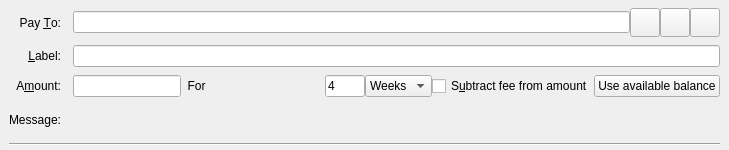
<?xml version="1.0" encoding="UTF-8"?>
<ui version="4.0">
 <class>SendCoinsEntry</class>
 <widget class="QStackedWidget" name="SendCoinsEntry">
  <property name="geometry">
   <rect>
    <x>0</x>
    <y>0</y>
    <width>729</width>
    <height>150</height>
   </rect>
  </property>
  <property name="focusPolicy">
   <enum>Qt::TabFocus</enum>
  </property>
  <property name="autoFillBackground">
   <bool>false</bool>
  </property>
  <widget class="QFrame" name="SendCoins">
   <property name="toolTip">
    <string>This is a normal payment.</string>
   </property>
   <property name="frameShape">
    <enum>QFrame::NoFrame</enum>
   </property>
   <layout class="QGridLayout" name="gridLayout">
    <property name="topMargin">
     <number>8</number>
    </property>
    <property name="bottomMargin">
     <number>4</number>
    </property>
    <property name="horizontalSpacing">
     <number>12</number>
    </property>
    <property name="verticalSpacing">
     <number>8</number>
    </property>
    <item row="0" column="0">
     <widget class="QLabel" name="payToLabel">
      <property name="text">
       <string>Pay &amp;To:</string>
      </property>
      <property name="alignment">
       <set>Qt::AlignRight|Qt::AlignTrailing|Qt::AlignVCenter</set>
      </property>
      <property name="buddy">
       <cstring>payTo</cstring>
      </property>
     </widget>
    </item>
    <item row="0" column="1">
     <layout class="QHBoxLayout" name="payToLayout">
      <property name="spacing">
       <number>0</number>
      </property>
      <item>
       <widget class="QValidatedLineEdit" name="payTo">
        <property name="toolTip">
         <string>The QSTEES address to send the payment to</string>
        </property>
       </widget>
      </item>
      <item>
       <widget class="QToolButton" name="addressBookButton">
        <property name="toolTip">
         <string>Choose previously used address</string>
        </property>
        <property name="text">
         <string/>
        </property>
        <property name="icon">
         <iconset resource="../qstees.qrc">
          <normaloff>:/icons/address-book</normaloff>:/icons/address-book</iconset>
        </property>
        <property name="iconSize">
         <size>
          <width>22</width>
          <height>22</height>
         </size>
        </property>
        <property name="shortcut">
         <string>Alt+A</string>
        </property>
       </widget>
      </item>
      <item>
       <widget class="QToolButton" name="pasteButton">
        <property name="toolTip">
         <string>Paste address from clipboard</string>
        </property>
        <property name="text">
         <string/>
        </property>
        <property name="icon">
         <iconset resource="../qstees.qrc">
          <normaloff>:/icons/editpaste</normaloff>:/icons/editpaste</iconset>
        </property>
        <property name="iconSize">
         <size>
          <width>22</width>
          <height>22</height>
         </size>
        </property>
        <property name="shortcut">
         <string>Alt+P</string>
        </property>
       </widget>
      </item>
      <item>
       <widget class="QToolButton" name="deleteButton">
        <property name="toolTip">
         <string>Remove this entry</string>
        </property>
        <property name="text">
         <string/>
        </property>
        <property name="icon">
         <iconset resource="../qstees.qrc">
          <normaloff>:/icons/remove</normaloff>:/icons/remove</iconset>
        </property>
        <property name="iconSize">
         <size>
          <width>22</width>
          <height>22</height>
         </size>
        </property>
       </widget>
      </item>
     </layout>
    </item>
    <item row="1" column="0">
     <widget class="QLabel" name="labellLabel">
      <property name="text">
       <string>&amp;Label:</string>
      </property>
      <property name="alignment">
       <set>Qt::AlignRight|Qt::AlignTrailing|Qt::AlignVCenter</set>
      </property>
      <property name="buddy">
       <cstring>addAsLabel</cstring>
      </property>
     </widget>
    </item>
    <item row="1" column="1">
     <widget class="QLineEdit" name="addAsLabel">
      <property name="toolTip">
       <string>Enter a label for this address to add it to the list of used addresses</string>
      </property>
     </widget>
    </item>
    <item row="2" column="0">
     <widget class="QLabel" name="amountLabel">
      <property name="text">
       <string>A&amp;mount:</string>
      </property>
      <property name="alignment">
       <set>Qt::AlignRight|Qt::AlignTrailing|Qt::AlignVCenter</set>
      </property>
      <property name="buddy">
       <cstring>payAmount</cstring>
      </property>
     </widget>
    </item>
    <item row="2" column="1">
     <layout class="QHBoxLayout" name="horizontalLayoutAmount" stretch="0,1,0">
      <item>
       <widget class="QSTEESAmountField" name="payAmount"/>
      
	  </item>
      <item>
       <widget class="QLabel" name="locklabel">
        <property name="text">
         <string>  For  </string>
        </property>
       </widget>
      </item>
      <item>
       <widget class="QLineEdit" name="lockperiod">
        <property name="enabled">
         <bool>true</bool>
        </property>
        <property name="maximumSize">
         <size>
          <width>40</width>
          <height>16777215</height>
         </size>
        </property>
        <property name="layoutDirection">
         <enum>Qt::LeftToRight</enum>
        </property>
        <property name="text">
         <string>4</string>
        </property>
        <property name="maxLength">
         <number>6</number>
        </property>
       </widget>
      </item>
      <item>
       <widget class="QComboBox" name="locklength">
        <item>
         <property name="text">
          <string>Weeks</string>
         </property>
        </item>
        <item>
         <property name="text">
          <string>Days</string>
         </property>
        </item>
        <item>
         <property name="text">
          <string>Blocks</string>
         </property>
        </item>
       </widget>
      </item>
      <item>
       <widget class="QCheckBox" name="checkboxSubtractFeeFromAmount">
        <property name="toolTip">
         <string>The fee will be deducted from the amount being sent. The recipient will receive less qsteess than you enter in the amount field. If multiple recipients are selected, the fee is split equally.</string>
        </property>
        <property name="text">
         <string>S&amp;ubtract fee from amount</string>
        </property>
       </widget>
      </item>
      <item>
       <widget class="QPushButton" name="useAvailableBalanceButton">
        <property name="text">
         <string>Use available balance</string>
        </property>
       </widget>
      </item>
     </layout>
    </item>
    <item row="3" column="0">
     <widget class="QLabel" name="messageLabel">
      <property name="text">
       <string>Message:</string>
      </property>
      <property name="alignment">
       <set>Qt::AlignRight|Qt::AlignTrailing|Qt::AlignVCenter</set>
      </property>
     </widget>
    </item>
    <item row="3" column="1">
     <widget class="QLabel" name="messageTextLabel">
      <property name="toolTip">
       <string>A message that was attached to the qstees: URI which will be stored with the transaction for your reference. Note: This message will not be sent over the QSTEES network.</string>
      </property>
      <property name="textFormat">
       <enum>Qt::PlainText</enum>
      </property>
     </widget>
    </item>
    <item row="4" column="0" colspan="2">
     <widget class="Line" name="line">
      <property name="orientation">
       <enum>Qt::Horizontal</enum>
      </property>
     </widget>
    </item>
   </layout>
  </widget>
  <widget class="QFrame" name="SendCoins_UnauthenticatedPaymentRequest">
   <property name="palette">
    <palette>
     <active>
      <colorrole role="WindowText">
       <brush brushstyle="SolidPattern">
        <color alpha="255">
         <red>0</red>
         <green>0</green>
         <blue>0</blue>
        </color>
       </brush>
      </colorrole>
      <colorrole role="Button">
       <brush brushstyle="SolidPattern">
        <color alpha="255">
         <red>255</red>
         <green>255</green>
         <blue>127</blue>
        </color>
       </brush>
      </colorrole>
      <colorrole role="Light">
       <brush brushstyle="SolidPattern">
        <color alpha="255">
         <red>255</red>
         <green>255</green>
         <blue>255</blue>
        </color>
       </brush>
      </colorrole>
      <colorrole role="Midlight">
       <brush brushstyle="SolidPattern">
        <color alpha="255">
         <red>255</red>
         <green>255</green>
         <blue>191</blue>
        </color>
       </brush>
      </colorrole>
      <colorrole role="Dark">
       <brush brushstyle="SolidPattern">
        <color alpha="255">
         <red>127</red>
         <green>127</green>
         <blue>63</blue>
        </color>
       </brush>
      </colorrole>
      <colorrole role="Mid">
       <brush brushstyle="SolidPattern">
        <color alpha="255">
         <red>170</red>
         <green>170</green>
         <blue>84</blue>
        </color>
       </brush>
      </colorrole>
      <colorrole role="Text">
       <brush brushstyle="SolidPattern">
        <color alpha="255">
         <red>0</red>
         <green>0</green>
         <blue>0</blue>
        </color>
       </brush>
      </colorrole>
      <colorrole role="BrightText">
       <brush brushstyle="SolidPattern">
        <color alpha="255">
         <red>255</red>
         <green>255</green>
         <blue>255</blue>
        </color>
       </brush>
      </colorrole>
      <colorrole role="ButtonText">
       <brush brushstyle="SolidPattern">
        <color alpha="255">
         <red>0</red>
         <green>0</green>
         <blue>0</blue>
        </color>
       </brush>
      </colorrole>
      <colorrole role="Base">
       <brush brushstyle="SolidPattern">
        <color alpha="255">
         <red>255</red>
         <green>255</green>
         <blue>255</blue>
        </color>
       </brush>
      </colorrole>
      <colorrole role="Window">
       <brush brushstyle="SolidPattern">
        <color alpha="255">
         <red>255</red>
         <green>255</green>
         <blue>127</blue>
        </color>
       </brush>
      </colorrole>
      <colorrole role="Shadow">
       <brush brushstyle="SolidPattern">
        <color alpha="255">
         <red>0</red>
         <green>0</green>
         <blue>0</blue>
        </color>
       </brush>
      </colorrole>
      <colorrole role="AlternateBase">
       <brush brushstyle="SolidPattern">
        <color alpha="255">
         <red>255</red>
         <green>255</green>
         <blue>191</blue>
        </color>
       </brush>
      </colorrole>
      <colorrole role="ToolTipBase">
       <brush brushstyle="SolidPattern">
        <color alpha="255">
         <red>255</red>
         <green>255</green>
         <blue>220</blue>
        </color>
       </brush>
      </colorrole>
      <colorrole role="ToolTipText">
       <brush brushstyle="SolidPattern">
        <color alpha="255">
         <red>255</red>
         <green>255</green>
         <blue>255</blue>
        </color>
       </brush>
      </colorrole>
     </active>
     <inactive>
      <colorrole role="WindowText">
       <brush brushstyle="SolidPattern">
        <color alpha="255">
         <red>0</red>
         <green>0</green>
         <blue>0</blue>
        </color>
       </brush>
      </colorrole>
      <colorrole role="Button">
       <brush brushstyle="SolidPattern">
        <color alpha="255">
         <red>255</red>
         <green>255</green>
         <blue>127</blue>
        </color>
       </brush>
      </colorrole>
      <colorrole role="Light">
       <brush brushstyle="SolidPattern">
        <color alpha="255">
         <red>255</red>
         <green>255</green>
         <blue>255</blue>
        </color>
       </brush>
      </colorrole>
      <colorrole role="Midlight">
       <brush brushstyle="SolidPattern">
        <color alpha="255">
         <red>255</red>
         <green>255</green>
         <blue>191</blue>
        </color>
       </brush>
      </colorrole>
      <colorrole role="Dark">
       <brush brushstyle="SolidPattern">
        <color alpha="255">
         <red>127</red>
         <green>127</green>
         <blue>63</blue>
        </color>
       </brush>
      </colorrole>
      <colorrole role="Mid">
       <brush brushstyle="SolidPattern">
        <color alpha="255">
         <red>170</red>
         <green>170</green>
         <blue>84</blue>
        </color>
       </brush>
      </colorrole>
      <colorrole role="Text">
       <brush brushstyle="SolidPattern">
        <color alpha="255">
         <red>0</red>
         <green>0</green>
         <blue>0</blue>
        </color>
       </brush>
      </colorrole>
      <colorrole role="BrightText">
       <brush brushstyle="SolidPattern">
        <color alpha="255">
         <red>255</red>
         <green>255</green>
         <blue>255</blue>
        </color>
       </brush>
      </colorrole>
      <colorrole role="ButtonText">
       <brush brushstyle="SolidPattern">
        <color alpha="255">
         <red>0</red>
         <green>0</green>
         <blue>0</blue>
        </color>
       </brush>
      </colorrole>
      <colorrole role="Base">
       <brush brushstyle="SolidPattern">
        <color alpha="255">
         <red>255</red>
         <green>255</green>
         <blue>255</blue>
        </color>
       </brush>
      </colorrole>
      <colorrole role="Window">
       <brush brushstyle="SolidPattern">
        <color alpha="255">
         <red>255</red>
         <green>255</green>
         <blue>127</blue>
        </color>
       </brush>
      </colorrole>
      <colorrole role="Shadow">
       <brush brushstyle="SolidPattern">
        <color alpha="255">
         <red>0</red>
         <green>0</green>
         <blue>0</blue>
        </color>
       </brush>
      </colorrole>
      <colorrole role="AlternateBase">
       <brush brushstyle="SolidPattern">
        <color alpha="255">
         <red>255</red>
         <green>255</green>
         <blue>191</blue>
        </color>
       </brush>
      </colorrole>
      <colorrole role="ToolTipBase">
       <brush brushstyle="SolidPattern">
        <color alpha="255">
         <red>255</red>
         <green>255</green>
         <blue>220</blue>
        </color>
       </brush>
      </colorrole>
      <colorrole role="ToolTipText">
       <brush brushstyle="SolidPattern">
        <color alpha="255">
         <red>0</red>
         <green>0</green>
         <blue>0</blue>
        </color>
       </brush>
      </colorrole>
     </inactive>
     <disabled>
      <colorrole role="WindowText">
       <brush brushstyle="SolidPattern">
        <color alpha="255">
         <red>127</red>
         <green>127</green>
         <blue>63</blue>
        </color>
       </brush>
      </colorrole>
      <colorrole role="Button">
       <brush brushstyle="SolidPattern">
        <color alpha="255">
         <red>255</red>
         <green>255</green>
         <blue>127</blue>
        </color>
       </brush>
      </colorrole>
      <colorrole role="Light">
       <brush brushstyle="SolidPattern">
        <color alpha="255">
         <red>255</red>
         <green>255</green>
         <blue>255</blue>
        </color>
       </brush>
      </colorrole>
      <colorrole role="Midlight">
       <brush brushstyle="SolidPattern">
        <color alpha="255">
         <red>255</red>
         <green>255</green>
         <blue>191</blue>
        </color>
       </brush>
      </colorrole>
      <colorrole role="Dark">
       <brush brushstyle="SolidPattern">
        <color alpha="255">
         <red>127</red>
         <green>127</green>
         <blue>63</blue>
        </color>
       </brush>
      </colorrole>
      <colorrole role="Mid">
       <brush brushstyle="SolidPattern">
        <color alpha="255">
         <red>170</red>
         <green>170</green>
         <blue>84</blue>
        </color>
       </brush>
      </colorrole>
      <colorrole role="Text">
       <brush brushstyle="SolidPattern">
        <color alpha="255">
         <red>127</red>
         <green>127</green>
         <blue>63</blue>
        </color>
       </brush>
      </colorrole>
      <colorrole role="BrightText">
       <brush brushstyle="SolidPattern">
        <color alpha="255">
         <red>255</red>
         <green>255</green>
         <blue>255</blue>
        </color>
       </brush>
      </colorrole>
      <colorrole role="ButtonText">
       <brush brushstyle="SolidPattern">
        <color alpha="255">
         <red>127</red>
         <green>127</green>
         <blue>63</blue>
        </color>
       </brush>
      </colorrole>
      <colorrole role="Base">
       <brush brushstyle="SolidPattern">
        <color alpha="255">
         <red>255</red>
         <green>255</green>
         <blue>127</blue>
        </color>
       </brush>
      </colorrole>
      <colorrole role="Window">
       <brush brushstyle="SolidPattern">
        <color alpha="255">
         <red>255</red>
         <green>255</green>
         <blue>127</blue>
        </color>
       </brush>
      </colorrole>
      <colorrole role="Shadow">
       <brush brushstyle="SolidPattern">
        <color alpha="255">
         <red>0</red>
         <green>0</green>
         <blue>0</blue>
        </color>
       </brush>
      </colorrole>
      <colorrole role="AlternateBase">
       <brush brushstyle="SolidPattern">
        <color alpha="255">
         <red>255</red>
         <green>255</green>
         <blue>127</blue>
        </color>
       </brush>
      </colorrole>
      <colorrole role="ToolTipBase">
       <brush brushstyle="SolidPattern">
        <color alpha="255">
         <red>255</red>
         <green>255</green>
         <blue>220</blue>
        </color>
       </brush>
      </colorrole>
      <colorrole role="ToolTipText">
       <brush brushstyle="SolidPattern">
        <color alpha="255">
         <red>0</red>
         <green>0</green>
         <blue>0</blue>
        </color>
       </brush>
      </colorrole>
     </disabled>
    </palette>
   </property>
   <property name="toolTip">
    <string>This is an unauthenticated payment request.</string>
   </property>
   <property name="autoFillBackground">
    <bool>true</bool>
   </property>
   <property name="frameShape">
    <enum>QFrame::NoFrame</enum>
   </property>
   <layout class="QGridLayout" name="gridLayout_is">
    <property name="spacing">
     <number>12</number>
    </property>
    <item row="0" column="0">
     <widget class="QLabel" name="payToLabel_is">
      <property name="text">
       <string>Pay To:</string>
      </property>
      <property name="alignment">
       <set>Qt::AlignRight|Qt::AlignTrailing|Qt::AlignVCenter</set>
      </property>
     </widget>
    </item>
    <item row="0" column="1">
     <layout class="QHBoxLayout" name="payToLayout_is">
      <property name="spacing">
       <number>0</number>
      </property>
      <item>
       <widget class="QLabel" name="payTo_is"/>
      </item>
      <item>
       <widget class="QToolButton" name="deleteButton_is">
        <property name="toolTip">
         <string>Remove this entry</string>
        </property>
        <property name="text">
         <string/>
        </property>
        <property name="icon">
         <iconset resource="../qstees.qrc">
          <normaloff>:/icons/remove</normaloff>:/icons/remove</iconset>
        </property>
       </widget>
      </item>
     </layout>
    </item>
    <item row="1" column="0">
     <widget class="QLabel" name="memoLabel_is">
      <property name="text">
       <string>Memo:</string>
      </property>
      <property name="alignment">
       <set>Qt::AlignRight|Qt::AlignTrailing|Qt::AlignVCenter</set>
      </property>
     </widget>
    </item>
    <item row="1" column="1">
     <widget class="QLabel" name="memoTextLabel_is">
      <property name="textFormat">
       <enum>Qt::PlainText</enum>
      </property>
     </widget>
    </item>
    <item row="2" column="0">
     <widget class="QLabel" name="amountLabel_is">
      <property name="text">
       <string>A&amp;mount:</string>
      </property>
      <property name="alignment">
       <set>Qt::AlignRight|Qt::AlignTrailing|Qt::AlignVCenter</set>
      </property>
      <property name="buddy">
       <cstring>payAmount_is</cstring>
      </property>
     </widget>
    </item>
    <item row="2" column="1">
     <widget class="QSTEESAmountField" name="payAmount_is">
      <property name="acceptDrops">
       <bool>false</bool>
      </property>
     </widget>
    </item>
   </layout>
  </widget>
  <widget class="QFrame" name="SendCoins_AuthenticatedPaymentRequest">
   <property name="palette">
    <palette>
     <active>
      <colorrole role="WindowText">
       <brush brushstyle="SolidPattern">
        <color alpha="255">
         <red>0</red>
         <green>0</green>
         <blue>0</blue>
        </color>
       </brush>
      </colorrole>
      <colorrole role="Button">
       <brush brushstyle="SolidPattern">
        <color alpha="255">
         <red>140</red>
         <green>232</green>
         <blue>119</blue>
        </color>
       </brush>
      </colorrole>
      <colorrole role="Light">
       <brush brushstyle="SolidPattern">
        <color alpha="255">
         <red>230</red>
         <green>255</green>
         <blue>224</blue>
        </color>
       </brush>
      </colorrole>
      <colorrole role="Midlight">
       <brush brushstyle="SolidPattern">
        <color alpha="255">
         <red>185</red>
         <green>243</green>
         <blue>171</blue>
        </color>
       </brush>
      </colorrole>
      <colorrole role="Dark">
       <brush brushstyle="SolidPattern">
        <color alpha="255">
         <red>70</red>
         <green>116</green>
         <blue>59</blue>
        </color>
       </brush>
      </colorrole>
      <colorrole role="Mid">
       <brush brushstyle="SolidPattern">
        <color alpha="255">
         <red>93</red>
         <green>155</green>
         <blue>79</blue>
        </color>
       </brush>
      </colorrole>
      <colorrole role="Text">
       <brush brushstyle="SolidPattern">
        <color alpha="255">
         <red>0</red>
         <green>0</green>
         <blue>0</blue>
        </color>
       </brush>
      </colorrole>
      <colorrole role="BrightText">
       <brush brushstyle="SolidPattern">
        <color alpha="255">
         <red>155</red>
         <green>255</green>
         <blue>147</blue>
        </color>
       </brush>
      </colorrole>
      <colorrole role="ButtonText">
       <brush brushstyle="SolidPattern">
        <color alpha="255">
         <red>0</red>
         <green>0</green>
         <blue>0</blue>
        </color>
       </brush>
      </colorrole>
      <colorrole role="Base">
       <brush brushstyle="SolidPattern">
        <color alpha="255">
         <red>119</red>
         <green>255</green>
         <blue>233</blue>
        </color>
       </brush>
      </colorrole>
      <colorrole role="Window">
       <brush brushstyle="SolidPattern">
        <color alpha="255">
         <red>140</red>
         <green>232</green>
         <blue>119</blue>
        </color>
       </brush>
      </colorrole>
      <colorrole role="Shadow">
       <brush brushstyle="SolidPattern">
        <color alpha="255">
         <red>0</red>
         <green>0</green>
         <blue>0</blue>
        </color>
       </brush>
      </colorrole>
      <colorrole role="AlternateBase">
       <brush brushstyle="SolidPattern">
        <color alpha="255">
         <red>197</red>
         <green>243</green>
         <blue>187</blue>
        </color>
       </brush>
      </colorrole>
      <colorrole role="NoRole">
       <brush brushstyle="SolidPattern">
        <color alpha="255">
         <red>125</red>
         <green>194</green>
         <blue>122</blue>
        </color>
       </brush>
      </colorrole>
      <colorrole role="ToolTipBase">
       <brush brushstyle="SolidPattern">
        <color alpha="255">
         <red>255</red>
         <green>255</green>
         <blue>220</blue>
        </color>
       </brush>
      </colorrole>
      <colorrole role="ToolTipText">
       <brush brushstyle="SolidPattern">
        <color alpha="255">
         <red>0</red>
         <green>0</green>
         <blue>0</blue>
        </color>
       </brush>
      </colorrole>
     </active>
     <inactive>
      <colorrole role="WindowText">
       <brush brushstyle="SolidPattern">
        <color alpha="255">
         <red>0</red>
         <green>0</green>
         <blue>0</blue>
        </color>
       </brush>
      </colorrole>
      <colorrole role="Button">
       <brush brushstyle="SolidPattern">
        <color alpha="255">
         <red>140</red>
         <green>232</green>
         <blue>119</blue>
        </color>
       </brush>
      </colorrole>
      <colorrole role="Light">
       <brush brushstyle="SolidPattern">
        <color alpha="255">
         <red>230</red>
         <green>255</green>
         <blue>224</blue>
        </color>
       </brush>
      </colorrole>
      <colorrole role="Midlight">
       <brush brushstyle="SolidPattern">
        <color alpha="255">
         <red>185</red>
         <green>243</green>
         <blue>171</blue>
        </color>
       </brush>
      </colorrole>
      <colorrole role="Dark">
       <brush brushstyle="SolidPattern">
        <color alpha="255">
         <red>70</red>
         <green>116</green>
         <blue>59</blue>
        </color>
       </brush>
      </colorrole>
      <colorrole role="Mid">
       <brush brushstyle="SolidPattern">
        <color alpha="255">
         <red>93</red>
         <green>155</green>
         <blue>79</blue>
        </color>
       </brush>
      </colorrole>
      <colorrole role="Text">
       <brush brushstyle="SolidPattern">
        <color alpha="255">
         <red>0</red>
         <green>0</green>
         <blue>0</blue>
        </color>
       </brush>
      </colorrole>
      <colorrole role="BrightText">
       <brush brushstyle="SolidPattern">
        <color alpha="255">
         <red>155</red>
         <green>255</green>
         <blue>147</blue>
        </color>
       </brush>
      </colorrole>
      <colorrole role="ButtonText">
       <brush brushstyle="SolidPattern">
        <color alpha="255">
         <red>0</red>
         <green>0</green>
         <blue>0</blue>
        </color>
       </brush>
      </colorrole>
      <colorrole role="Base">
       <brush brushstyle="SolidPattern">
        <color alpha="255">
         <red>119</red>
         <green>255</green>
         <blue>233</blue>
        </color>
       </brush>
      </colorrole>
      <colorrole role="Window">
       <brush brushstyle="SolidPattern">
        <color alpha="255">
         <red>140</red>
         <green>232</green>
         <blue>119</blue>
        </color>
       </brush>
      </colorrole>
      <colorrole role="Shadow">
       <brush brushstyle="SolidPattern">
        <color alpha="255">
         <red>0</red>
         <green>0</green>
         <blue>0</blue>
        </color>
       </brush>
      </colorrole>
      <colorrole role="AlternateBase">
       <brush brushstyle="SolidPattern">
        <color alpha="255">
         <red>197</red>
         <green>243</green>
         <blue>187</blue>
        </color>
       </brush>
      </colorrole>
      <colorrole role="NoRole">
       <brush brushstyle="SolidPattern">
        <color alpha="255">
         <red>125</red>
         <green>194</green>
         <blue>122</blue>
        </color>
       </brush>
      </colorrole>
      <colorrole role="ToolTipBase">
       <brush brushstyle="SolidPattern">
        <color alpha="255">
         <red>255</red>
         <green>255</green>
         <blue>220</blue>
        </color>
       </brush>
      </colorrole>
      <colorrole role="ToolTipText">
       <brush brushstyle="SolidPattern">
        <color alpha="255">
         <red>0</red>
         <green>0</green>
         <blue>0</blue>
        </color>
       </brush>
      </colorrole>
     </inactive>
     <disabled>
      <colorrole role="WindowText">
       <brush brushstyle="SolidPattern">
        <color alpha="255">
         <red>70</red>
         <green>116</green>
         <blue>59</blue>
        </color>
       </brush>
      </colorrole>
      <colorrole role="Button">
       <brush brushstyle="SolidPattern">
        <color alpha="255">
         <red>140</red>
         <green>232</green>
         <blue>119</blue>
        </color>
       </brush>
      </colorrole>
      <colorrole role="Light">
       <brush brushstyle="SolidPattern">
        <color alpha="255">
         <red>230</red>
         <green>255</green>
         <blue>224</blue>
        </color>
       </brush>
      </colorrole>
      <colorrole role="Midlight">
       <brush brushstyle="SolidPattern">
        <color alpha="255">
         <red>185</red>
         <green>243</green>
         <blue>171</blue>
        </color>
       </brush>
      </colorrole>
      <colorrole role="Dark">
       <brush brushstyle="SolidPattern">
        <color alpha="255">
         <red>70</red>
         <green>116</green>
         <blue>59</blue>
        </color>
       </brush>
      </colorrole>
      <colorrole role="Mid">
       <brush brushstyle="SolidPattern">
        <color alpha="255">
         <red>93</red>
         <green>155</green>
         <blue>79</blue>
        </color>
       </brush>
      </colorrole>
      <colorrole role="Text">
       <brush brushstyle="SolidPattern">
        <color alpha="255">
         <red>70</red>
         <green>116</green>
         <blue>59</blue>
        </color>
       </brush>
      </colorrole>
      <colorrole role="BrightText">
       <brush brushstyle="SolidPattern">
        <color alpha="255">
         <red>155</red>
         <green>255</green>
         <blue>147</blue>
        </color>
       </brush>
      </colorrole>
      <colorrole role="ButtonText">
       <brush brushstyle="SolidPattern">
        <color alpha="255">
         <red>70</red>
         <green>116</green>
         <blue>59</blue>
        </color>
       </brush>
      </colorrole>
      <colorrole role="Base">
       <brush brushstyle="SolidPattern">
        <color alpha="255">
         <red>140</red>
         <green>232</green>
         <blue>119</blue>
        </color>
       </brush>
      </colorrole>
      <colorrole role="Window">
       <brush brushstyle="SolidPattern">
        <color alpha="255">
         <red>140</red>
         <green>232</green>
         <blue>119</blue>
        </color>
       </brush>
      </colorrole>
      <colorrole role="Shadow">
       <brush brushstyle="SolidPattern">
        <color alpha="255">
         <red>0</red>
         <green>0</green>
         <blue>0</blue>
        </color>
       </brush>
      </colorrole>
      <colorrole role="AlternateBase">
       <brush brushstyle="SolidPattern">
        <color alpha="255">
         <red>140</red>
         <green>232</green>
         <blue>119</blue>
        </color>
       </brush>
      </colorrole>
      <colorrole role="NoRole">
       <brush brushstyle="SolidPattern">
        <color alpha="255">
         <red>125</red>
         <green>194</green>
         <blue>122</blue>
        </color>
       </brush>
      </colorrole>
      <colorrole role="ToolTipBase">
       <brush brushstyle="SolidPattern">
        <color alpha="255">
         <red>255</red>
         <green>255</green>
         <blue>220</blue>
        </color>
       </brush>
      </colorrole>
      <colorrole role="ToolTipText">
       <brush brushstyle="SolidPattern">
        <color alpha="255">
         <red>0</red>
         <green>0</green>
         <blue>0</blue>
        </color>
       </brush>
      </colorrole>
     </disabled>
    </palette>
   </property>
   <property name="toolTip">
    <string>This is an authenticated payment request.</string>
   </property>
   <property name="autoFillBackground">
    <bool>true</bool>
   </property>
   <property name="frameShape">
    <enum>QFrame::NoFrame</enum>
   </property>
   <layout class="QGridLayout" name="gridLayout_s">
    <property name="spacing">
     <number>12</number>
    </property>
    <item row="0" column="0">
     <widget class="QLabel" name="payToLabel_s">
      <property name="text">
       <string>Pay To:</string>
      </property>
      <property name="alignment">
       <set>Qt::AlignRight|Qt::AlignTrailing|Qt::AlignVCenter</set>
      </property>
     </widget>
    </item>
    <item row="0" column="1">
     <layout class="QHBoxLayout" name="payToLayout_s">
      <property name="spacing">
       <number>0</number>
      </property>
      <item>
       <widget class="QLabel" name="payTo_s">
        <property name="textFormat">
         <enum>Qt::PlainText</enum>
        </property>
       </widget>
      </item>
      <item>
       <widget class="QToolButton" name="deleteButton_s">
        <property name="toolTip">
         <string>Remove this entry</string>
        </property>
        <property name="text">
         <string/>
        </property>
        <property name="icon">
         <iconset resource="../qstees.qrc">
          <normaloff>:/icons/remove</normaloff>:/icons/remove</iconset>
        </property>
       </widget>
      </item>
     </layout>
    </item>
    <item row="1" column="0">
     <widget class="QLabel" name="memoLabel_s">
      <property name="text">
       <string>Memo:</string>
      </property>
      <property name="alignment">
       <set>Qt::AlignRight|Qt::AlignTrailing|Qt::AlignVCenter</set>
      </property>
     </widget>
    </item>
    <item row="1" column="1">
     <widget class="QLabel" name="memoTextLabel_s">
      <property name="textFormat">
       <enum>Qt::PlainText</enum>
      </property>
     </widget>
    </item>
    <item row="2" column="0">
     <widget class="QLabel" name="amountLabel_s">
      <property name="text">
       <string>A&amp;mount:</string>
      </property>
      <property name="alignment">
       <set>Qt::AlignRight|Qt::AlignTrailing|Qt::AlignVCenter</set>
      </property>
      <property name="buddy">
       <cstring>payAmount_s</cstring>
      </property>
     </widget>
    </item>
    <item row="2" column="1">
     <widget class="QSTEESAmountField" name="payAmount_s">
      <property name="acceptDrops">
       <bool>false</bool>
      </property>
     </widget>
    </item>
   </layout>
  </widget>
 </widget>
 <customwidgets>
  <customwidget>
   <class>QValidatedLineEdit</class>
   <extends>QLineEdit</extends>
   <header>qt/qvalidatedlineedit.h</header>
  </customwidget>
  <customwidget>
   <class>QSTEESAmountField</class>
   <extends>QLineEdit</extends>
   <header>qt/qsteesamountfield.h</header>
  </customwidget>
 </customwidgets>
 <tabstops>
  <tabstop>payTo</tabstop>
  <tabstop>addressBookButton</tabstop>
  <tabstop>pasteButton</tabstop>
  <tabstop>deleteButton</tabstop>
  <tabstop>addAsLabel</tabstop>
  <tabstop>payAmount</tabstop>
  <tabstop>payAmount_is</tabstop>
  <tabstop>deleteButton_is</tabstop>
  <tabstop>payAmount_s</tabstop>
  <tabstop>deleteButton_s</tabstop>
 </tabstops>
 <resources>
  <include location="../qstees.qrc"/>
 </resources>
 <connections/>
</ui>
